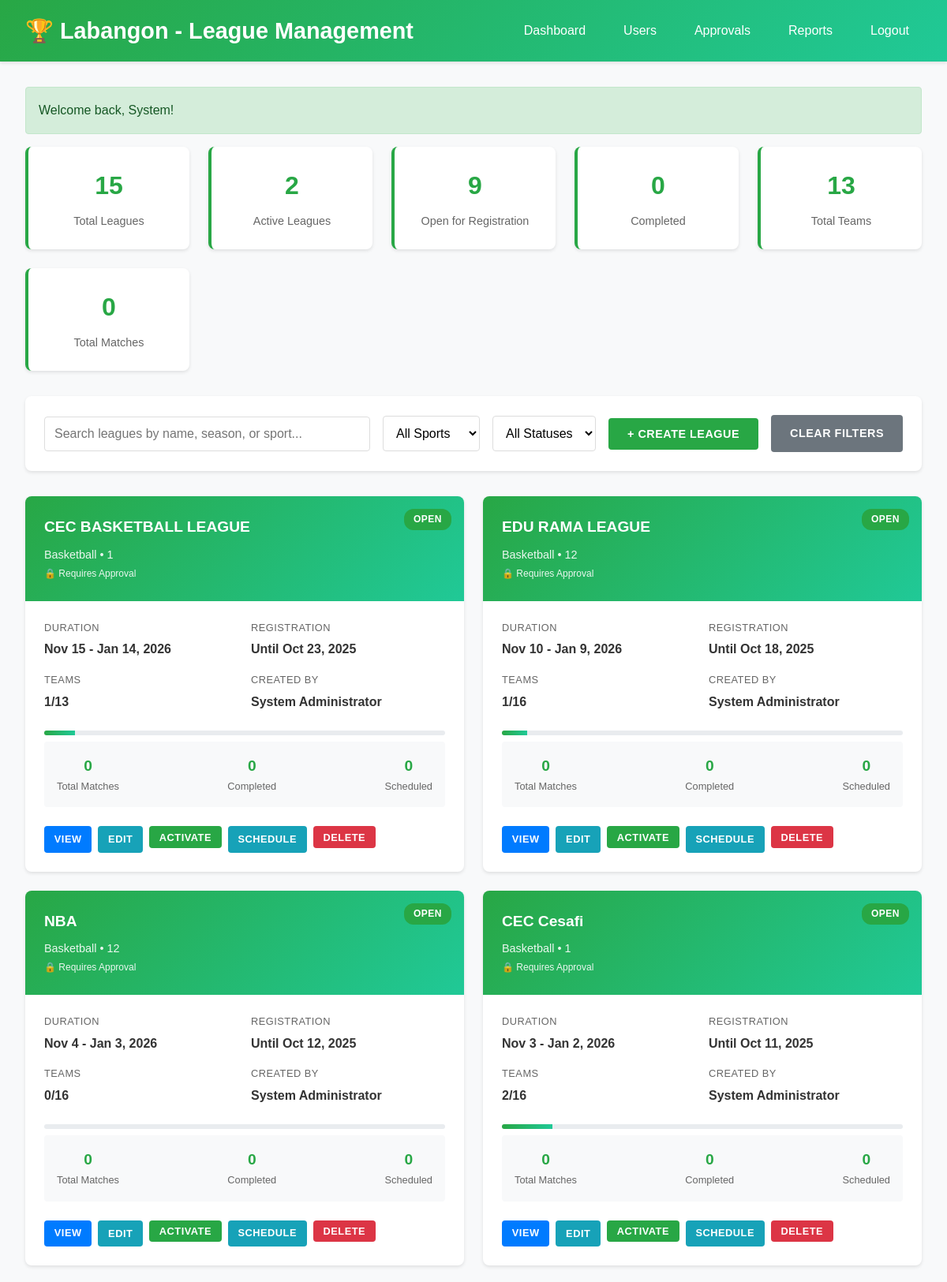
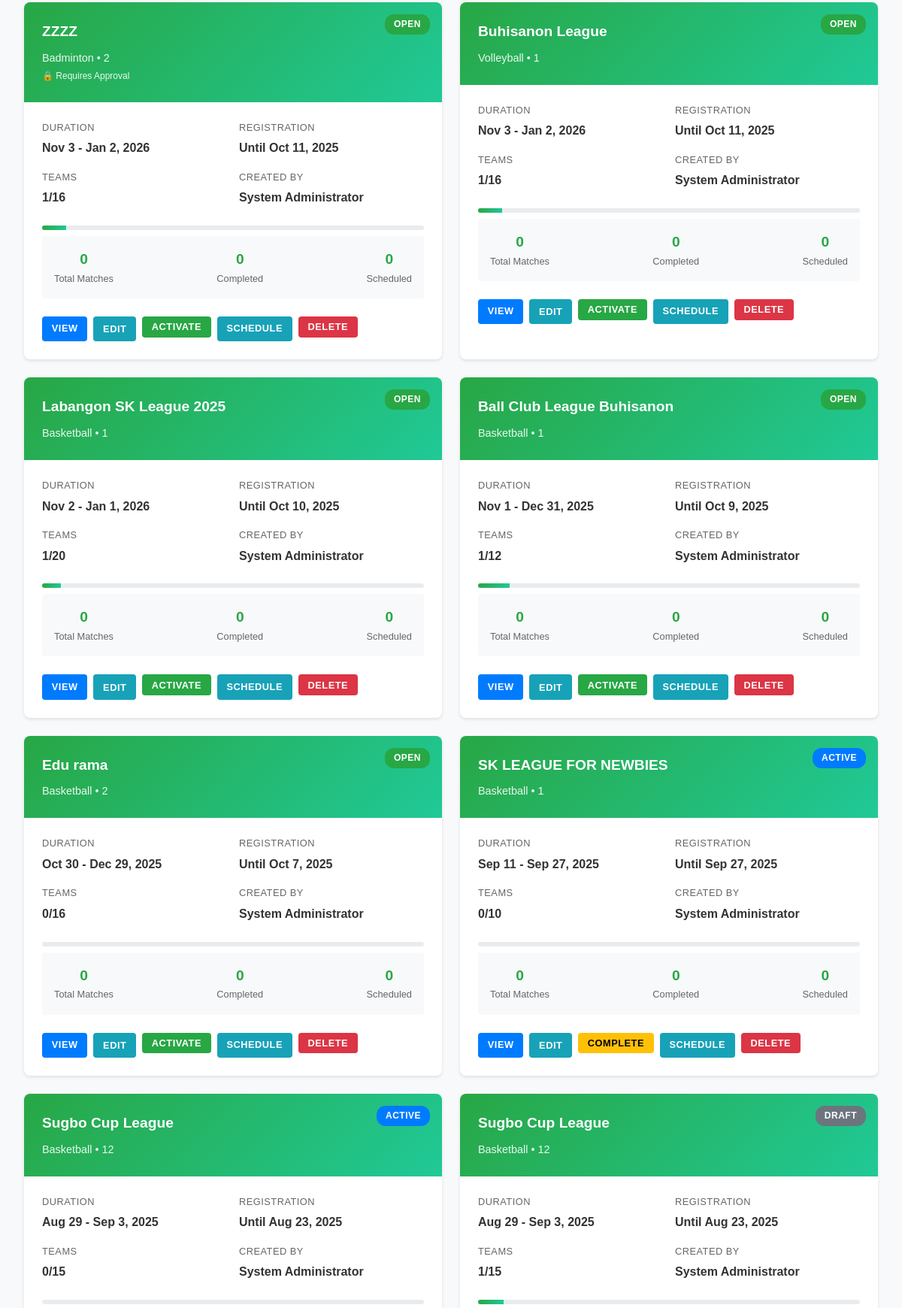
The app's page /admin/manage_leagues.php (signed in, upper part) with its own data (2 pictures, top to bottom).
### tables this page shows
CREATE TABLE `leagues` (
  `id` int(11) NOT NULL,
  `name` varchar(100) NOT NULL,
  `sport_id` int(11) NOT NULL,
  `season` varchar(20) NOT NULL,
  `start_date` date NOT NULL,
  `end_date` date NOT NULL,
  `registration_deadline` date NOT NULL,
  `max_teams` int(11) DEFAULT 16,
  `rules` text DEFAULT NULL,
  `status` enum('draft','open','closed','active','completed') DEFAULT 'draft',
  `approval_required` tinyint(1) DEFAULT 0,
  `created_by` int(11) NOT NULL,
  `created_at` timestamp NOT NULL DEFAULT current_timestamp(),
  `points_per_win` float DEFAULT 1,
  `points_per_draw` float DEFAULT 0.5,
  `points_per_loss` float DEFAULT 0,
  `league_type` enum('round_robin','single_elimination','double_elimination') DEFAULT 'round_robin',
  `round_robin_rounds` int(11) DEFAULT 1,
  `knockout_teams` int(11) DEFAULT 0
);

CREATE TABLE `sports` (
  `id` int(11) NOT NULL,
  `name` varchar(50) NOT NULL,
  `description` text DEFAULT NULL,
  `max_players_per_team` int(11) DEFAULT 11,
  `created_at` timestamp NOT NULL DEFAULT current_timestamp()
);

CREATE TABLE `users` (
  `id` int(11) NOT NULL,
  `username` varchar(50) NOT NULL,
  `email` varchar(100) NOT NULL,
  `password` varchar(255) NOT NULL,
  `first_name` varchar(50) NOT NULL,
  `last_name` varchar(50) NOT NULL,
  `phone` varchar(20) DEFAULT NULL,
  `address` varchar(255) DEFAULT NULL,
  `role` enum('player','team_owner','admin') DEFAULT 'player',
  `created_at` timestamp NOT NULL DEFAULT current_timestamp(),
  `updated_at` timestamp NOT NULL DEFAULT current_timestamp() ON UPDATE current_timestamp(),
  `status` varchar(20) NOT NULL DEFAULT 'active'
);

### admin/manage_leagues.php (the view, shortened to what this page needs)
<?php
require_once '../config/database.php';
$database = new Database();
$db = $database->connect();
$page = $_GET['page'] ?? 1;
$per_page = 12;
$offset = ($page - 1) * $per_page;
$search = $_GET['search'] ?? '';
$where_conditions = [];
$where_clause = !empty($where_conditions) ? "WHERE " . implode(" AND ", $where_conditions) : "";
$leagues_query = "SELECT l.*, s.name as sport_name, s.max_players_per_team,
                         u.first_name, u.last_name, u.username as created_by_username,
                         (SELECT COUNT(*) FROM teams WHERE league_id = l.id) as team_count,
                         (SELECT COUNT(*) FROM matches WHERE league_id = l.id) as total_matches,
                         (SELECT COUNT(*) FROM matches WHERE league_id = l.id AND status = 'completed') as completed_matches,
                         (SELECT COUNT(*) FROM matches WHERE league_id = l.id AND status = 'scheduled') as scheduled_matches,
                         (SELECT COUNT(*) FROM team_registration_requests WHERE league_id = l.id AND status = 'pending') as pending_requests
                  FROM leagues l
                  JOIN sports s ON l.sport_id = s.id
                  JOIN users u ON l.created_by = u.id
                  $where_clause
                  ORDER BY l.created_at DESC
                  LIMIT $per_page OFFSET $offset";
$leagues_stmt = $db->prepare($leagues_query);
$leagues_stmt->execute();
$leagues = $leagues_stmt->fetchAll(PDO::FETCH_ASSOC);
$stats_query = "SELECT
                (SELECT COUNT(*) FROM leagues) as total_leagues,
                (SELECT COUNT(*) FROM leagues WHERE status = 'active') as active_leagues,
                (SELECT COUNT(*) FROM leagues WHERE status = 'open') as open_leagues,
                (SELECT COUNT(*) FROM leagues WHERE status = 'completed') as completed_leagues,
                (SELECT COUNT(*) FROM teams) as total_teams,
                (SELECT COUNT(*) FROM matches) as total_matches";
$stats_stmt = $db->prepare($stats_query);
$stats_stmt->execute();
$stats = $stats_stmt->fetch(PDO::FETCH_ASSOC);
?>
<!DOCTYPE html>
<html lang="en">
<head>
</head>
<body>
    <div class="header">
        <h1>🏆 Labangon - League Management</h1>
        <div class="nav-links">
            <a href="./dashboard.php">Dashboard</a>
            <a href="manage_users.php">Users</a>
            <a href="#" onclick="showApprovalsModal(); return false;">
                Approvals
            </a>
            <a href="system_reports.php">Reports</a>
            <a href="../auth/logout.php">Logout</a>
        </div>
    </div>
    <div class="container">
        <div class="stats-grid">
            <div class="stat-card">
                <div class="stat-number"><?php echo $stats['total_leagues']; ?></div>
                <div class="stat-label">Total Leagues</div>
            </div>
            <div class="stat-card">
                <div class="stat-number"><?php echo $stats['active_leagues']; ?></div>
                <div class="stat-label">Active Leagues</div>
            </div>
            <div class="stat-card">
                <div class="stat-number"><?php echo $stats['open_leagues']; ?></div>
                <div class="stat-label">Open for Registration</div>
            </div>
            <div class="stat-card">
                <div class="stat-number"><?php echo $stats['completed_leagues']; ?></div>
                <div class="stat-label">Completed</div>
            </div>
            <div class="stat-card">
                <div class="stat-number"><?php echo $stats['total_teams']; ?></div>
                <div class="stat-label">Total Teams</div>
            </div>
            <div class="stat-card">
                <div class="stat-number"><?php echo $stats['total_matches']; ?></div>
                <div class="stat-label">Total Matches</div>
            </div>
        </div>
        <div class="controls-section">
            <div class="controls-row">
                <input type="text"
                       class="search-box"
                       placeholder="Search leagues by name, season, or sport..."
                       value="<?php echo htmlspecialchars($search); ?>"
                       onkeyup="searchLeagues(this.value)">
                <select class="filter-select" onchange="filterBySport(this.value)">
                    <option value="">All Sports</option>
                </select>
                <select class="filter-select" onchange="filterByStatus(this.value)">
                    <option value="">All Statuses</option>
                </select>
                <button class="btn btn-success" onclick="showCreateModal()">
                    + Create League
                </button>
                <a href="?search=&sport=&status=" class="btn btn-secondary">
                    Clear Filters
                </a>
            </div>
        </div>
        <div class="leagues-grid">
            <?php foreach ($leagues as $league): ?>
            <div class="league-card">
                <div class="league-header">
                    <div class="status-badge status-<?php echo $league['status']; ?>">
                        <?php echo ucfirst($league['status']); ?>
                    </div>
                    <div class="league-title"><?php echo htmlspecialchars($league['name']); ?></div>
                    <div class="league-subtitle">
                        <?php echo htmlspecialchars($league['sport_name']); ?> • <?php echo htmlspecialchars($league['season']); ?>
                        <?php if ($league['approval_required']): ?>
                            <br><small>🔒 Requires Approval</small>
                        <?php endif; ?>
                    </div>
                </div>
                <div class="league-body">
                    <div class="league-info">
                        <div class="info-item">
                            <span class="info-label">Duration</span>
                            <span class="info-value">
                                <?php echo date('M j', strtotime($league['start_date'])); ?> -
                                <?php echo date('M j, Y', strtotime($league['end_date'])); ?>
                            </span>
                        </div>
                        <div class="info-item">
                            <span class="info-label">Registration</span>
                            <span class="info-value">
                                Until <?php echo date('M j, Y', strtotime($league['registration_deadline'])); ?>
                            </span>
                        </div>
                        <div class="info-item">
                            <span class="info-label">Teams</span>
                            <span class="info-value">
                                <?php echo $league['team_count']; ?>/<?php echo $league['max_teams']; ?>
                            </span>
                        </div>
                        <div class="info-item">
                            <span class="info-label">Created by</span>
                            <span class="info-value">
                                <?php echo htmlspecialchars($league['first_name'] . ' ' . $league['last_name']); ?>
                            </span>
                        </div>
                    </div>
                    <div class="progress-bar">
                        <div class="progress-fill"
                             style="width: <?php echo ($league['team_count'] / $league['max_teams']) * 100; ?>%"></div>
                    </div>
                    <div class="league-stats">
                        <div class="stats-row">
                            <div class="stat-item">
                                <div class="number"><?php echo $league['total_matches']; ?></div>
                                <div class="label">Total Matches</div>
                            </div>
                            <div class="stat-item">
                                <div class="number"><?php echo $league['completed_matches']; ?></div>
                                <div class="label">Completed</div>
                            </div>
                            <div class="stat-item">
                                <div class="number"><?php echo $league['scheduled_matches']; ?></div>
                                <div class="label">Scheduled</div>
                            </div>
                        </div>
                    </div>
                    <div class="league-actions">
                        <a href="../league/view_league.php?id=<?php echo $league['id']; ?>" class="btn btn-primary btn-sm">
                            View
                        </a>
                        <button onclick="editLeague(<?php echo htmlspecialchars(json_encode($league)); ?>)" class="btn btn-info btn-sm">
                            Edit
                        </button>
                        <?php if ($league['status'] == 'draft' || $league['status'] == 'open'): ?>
                            <form method="POST" style="display: inline;">
                                <button type="submit" class="btn btn-success btn-sm" onclick="return confirm('Activate this league?')">
                                    Activate
                                </button>
                            </form>
                        <?php elseif ($league['status'] == 'active'): ?>
                            <form method="POST" style="display: inline;">
                                <button type="submit" class="btn btn-warning btn-sm" onclick="return confirm('Mark league as completed?')">
                                    Complete
                                </button>
                            </form>
                        <?php endif; ?>
                        <a href="../match/schedule_matches.php?league_id=<?php echo $league['id']; ?>" class="btn btn-info btn-sm">
                            Schedule
                        </a>
                        <form method="POST" style="display: inline;">
                            <button type="submit" class="btn btn-danger btn-sm"
                                    onclick="return confirm('Are you sure you want to delete this league? This action cannot be undone!')">
                                Delete
                            </button>
                        </form>
                    </div>
                </div>
            </div>
            <?php endforeach; ?>
        </div>
    </div>
</body>
</html>

### admin/manage_leagues.php (style rules this page uses)
* { margin: 0; padding: 0; box-sizing: border-box; }
body { font-family: 'Arial', sans-serif; background: #f8f9fa; color: #333; line-height: 1.6; }
.header { background: linear-gradient(135deg, #28a745, #20c997); color: white; padding: 1rem 2rem; display: flex; justify-content: space-between; align-items: center; box-shadow: 0 2px 4px rgba(0,0,0,0.1); }
.header h1 { font-size: 1.8rem; display: flex; align-items: center; gap: 0.5rem; }
.nav-links { display: flex; gap: 1rem; align-items: center; }
.nav-links a { color: white; text-decoration: none; padding: 0.5rem 1rem; border-radius: 4px; transition: background 0.3s; position: relative; }
.container { max-width: 1400px; margin: 2rem auto; padding: 0 2rem; }
.stats-grid { display: grid; grid-template-columns: repeat(auto-fit, minmax(200px, 1fr)); gap: 1.5rem; margin-bottom: 2rem; }
.stat-card { background: white; padding: 1.5rem; border-radius: 8px; box-shadow: 0 2px 4px rgba(0,0,0,0.1); text-align: center; border-left: 4px solid #28a745; transition: transform 0.3s ease; }
.stat-number { font-size: 2rem; font-weight: bold; color: #28a745; margin-bottom: 0.5rem; }
.stat-label { color: #666; font-size: 0.9rem; }
.controls-section { background: white; padding: 1.5rem; border-radius: 8px; box-shadow: 0 2px 4px rgba(0,0,0,0.1); margin-bottom: 2rem; }
.controls-row { display: flex; gap: 1rem; align-items: center; flex-wrap: wrap; }
.search-box, .filter-select { padding: 0.75rem; border: 1px solid #ddd; border-radius: 4px; font-size: 1rem; }
.search-box { flex: 1; min-width: 200px; }
.filter-select { background: white; }
.btn { padding: 0.75rem 1.5rem; border: none; border-radius: 4px; cursor: pointer; font-size: 0.9rem; font-weight: 600; text-decoration: none; display: inline-block; transition: all 0.3s ease; text-transform: uppercase; letter-spacing: 0.5px; }
.btn-primary { background: #007bff; color: white; }
.btn-success { background: #28a745; color: white; }
.btn-warning { background: #ffc107; color: black; }
.btn-danger { background: #dc3545; color: white; }
.btn-secondary { background: #6c757d; color: white; }
.btn-info { background: #17a2b8; color: white; }
.btn-sm { padding: 0.4rem 0.8rem; font-size: 0.8rem; }
.leagues-grid { display: grid; grid-template-columns: repeat(auto-fit, minmax(380px, 1fr)); gap: 1.5rem; margin-bottom: 2rem; }
.league-card { background: white; border-radius: 8px; box-shadow: 0 2px 4px rgba(0,0,0,0.1); overflow: hidden; transition: transform 0.3s ease, box-shadow 0.3s ease; }
.league-header { background: linear-gradient(135deg, #28a745, #20c997); color: white; padding: 1.5rem; position: relative; }
.league-title { font-size: 1.2rem; font-weight: bold; margin-bottom: 0.5rem; }
.league-subtitle { opacity: 0.9; font-size: 0.9rem; }
.status-badge { position: absolute; top: 1rem; right: 1rem; padding: 0.25rem 0.75rem; border-radius: 12px; font-size: 0.75rem; font-weight: bold; text-transform: uppercase; letter-spacing: 0.5px; }
.status-draft { background: #6c757d; color: white; }
.status-open { background: #28a745; color: white; }
.status-active { background: #007bff; color: white; }
.league-body { padding: 1.5rem; }
.league-info { display: grid; grid-template-columns: repeat(2, 1fr); gap: 1rem; margin-bottom: 1.5rem; }
.info-item { display: flex; flex-direction: column; }
.info-label { font-size: 0.8rem; color: #666; text-transform: uppercase; letter-spacing: 0.5px; margin-bottom: 0.25rem; }
.info-value { font-weight: 600; color: #333; }
.league-stats { background: #f8f9fa; padding: 1rem; border-radius: 4px; margin-bottom: 1.5rem; }
.stats-row { display: flex; justify-content: space-between; align-items: center; }
.stat-item { text-align: center; }
.stat-item .number { font-size: 1.2rem; font-weight: bold; color: #28a745; }
.stat-item .label { font-size: 0.8rem; color: #666; }
.league-actions { display: flex; gap: 0.5rem; flex-wrap: wrap; }
.progress-bar { background: #e9ecef; border-radius: 4px; overflow: hidden; height: 6px; margin: 0.5rem 0; }
.progress-fill { background: linear-gradient(90deg, #28a745, #20c997); height: 100%; transition: width 0.3s ease; }

### records on screen
leagues: status "OPEN", name "CEC BASKETBALL LEAGUE", sport.name "Basketball", season "1", approval_required "🔒 Requires Approval", start_date "Nov 15", end_date "Jan 14, 2026", registration_deadline "Oct 23, 2025", team_count "1", max_teams "13", created_by.last_name "System Administrator", total_matches "0", completed_matches "0", scheduled_matches "0"
leagues: status "OPEN", name "EDU RAMA LEAGUE", sport.name "Basketball", season "12", approval_required "🔒 Requires Approval", start_date "Nov 10", end_date "Jan 9, 2026", registration_deadline "Oct 18, 2025", team_count "1", max_teams "16", created_by.last_name "System Administrator", total_matches "0", completed_matches "0", scheduled_matches "0"
leagues: status "OPEN", name "NBA", sport.name "Basketball", season "12", approval_required "🔒 Requires Approval", start_date "Nov 4", end_date "Jan 3, 2026", registration_deadline "Oct 12, 2025", team_count "0", max_teams "16", created_by.last_name "System Administrator", total_matches "0", completed_matches "0", scheduled_matches "0"
leagues: status "OPEN", name "CEC Cesafi", sport.name "Basketball", season "1", approval_required "🔒 Requires Approval", start_date "Nov 3", end_date "Jan 2, 2026", registration_deadline "Oct 11, 2025", team_count "2", max_teams "16", created_by.last_name "System Administrator", total_matches "0", completed_matches "0", scheduled_matches "0"
leagues: status "OPEN", name "ZZZZ", sport.name "Badminton", season "2", approval_required "🔒 Requires Approval", start_date "Nov 3", end_date "Jan 2, 2026", registration_deadline "Oct 11, 2025", team_count "1", max_teams "16", created_by.last_name "System Administrator", total_matches "0", completed_matches "0", scheduled_matches "0"
leagues: status "OPEN", name "Buhisanon League", sport.name "Volleyball", season "1", start_date "Nov 3", end_date "Jan 2, 2026", registration_deadline "Oct 11, 2025", team_count "1", max_teams "16", created_by.last_name "System Administrator", total_matches "0", completed_matches "0", scheduled_matches "0"
leagues: status "OPEN", name "Labangon SK League 2025", sport.name "Basketball", season "1", start_date "Nov 2", end_date "Jan 1, 2026", registration_deadline "Oct 10, 2025", team_count "1", max_teams "20", created_by.last_name "System Administrator", total_matches "0", completed_matches "0", scheduled_matches "0"
leagues: status "OPEN", name "Ball Club League Buhisanon", sport.name "Basketball", season "1", start_date "Nov 1", end_date "Dec 31, 2025", registration_deadline "Oct 9, 2025", team_count "1", max_teams "12", created_by.last_name "System Administrator", total_matches "0", completed_matches "0", scheduled_matches "0"
leagues: status "OPEN", name "Edu rama", sport.name "Basketball", season "2", start_date "Oct 30", end_date "Dec 29, 2025", registration_deadline "Oct 7, 2025", team_count "0", max_teams "16", created_by.last_name "System Administrator", total_matches "0", completed_matches "0", scheduled_matches "0"
leagues: status "ACTIVE", name "SK LEAGUE FOR NEWBIES", sport.name "Basketball", season "1", start_date "Sep 11", end_date "Sep 27, 2025", registration_deadline "Sep 27, 2025", team_count "0", max_teams "10", created_by.last_name "System Administrator", total_matches "0", completed_matches "0", scheduled_matches "0"
leagues: status "ACTIVE", name "Sugbo Cup League", sport.name "Basketball", season "12", start_date "Aug 29", end_date "Sep 3, 2025", registration_deadline "Aug 23, 2025", team_count "0", max_teams "15", created_by.last_name "System Administrator"
leagues: status "DRAFT", name "Sugbo Cup League", sport.name "Basketball", season "12", start_date "Aug 29", end_date "Sep 3, 2025", registration_deadline "Aug 23, 2025", team_count "1", max_teams "15", created_by.last_name "System Administrator"

### other values on screen
$message "Welcome back, System!"
$stats['total_leagues'] "15"
$stats['active_leagues'] "2"
$stats['open_leagues'] "9"
$stats['completed_leagues'] "0"
$stats['total_teams'] "13"
$stats['total_matches'] "0"
